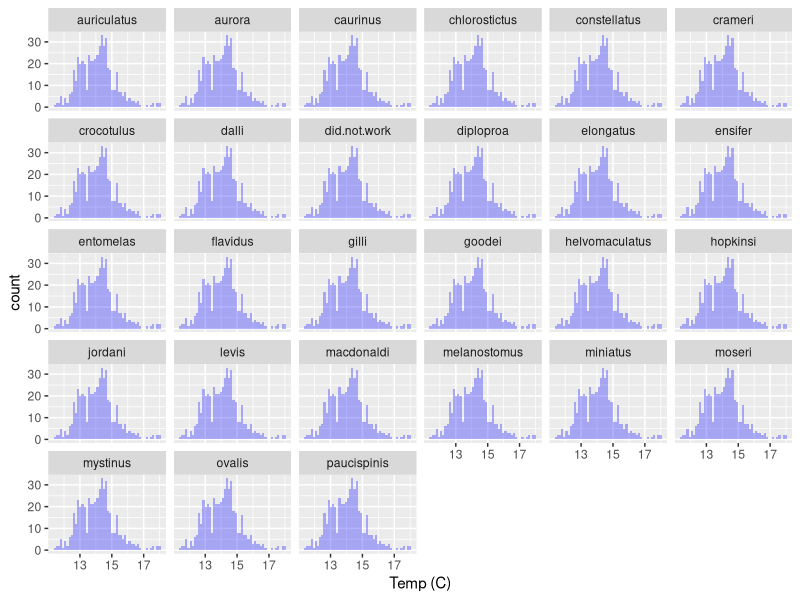
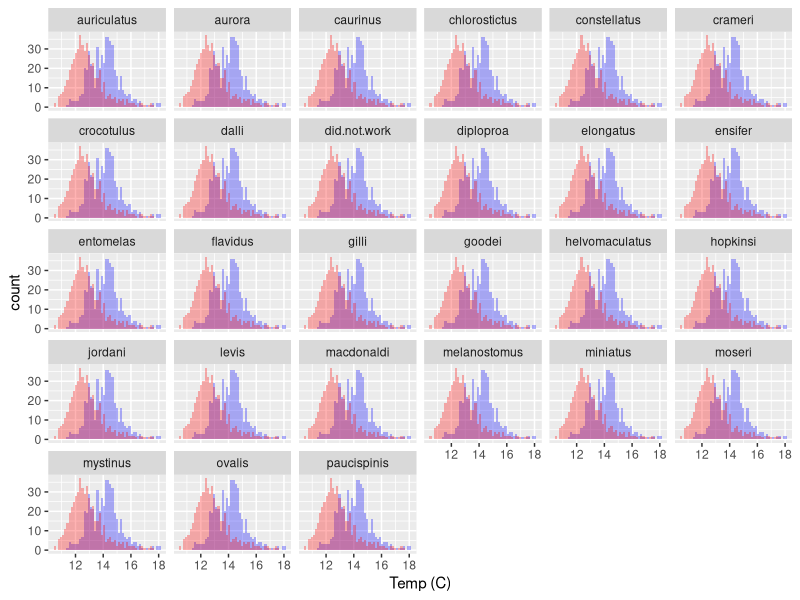
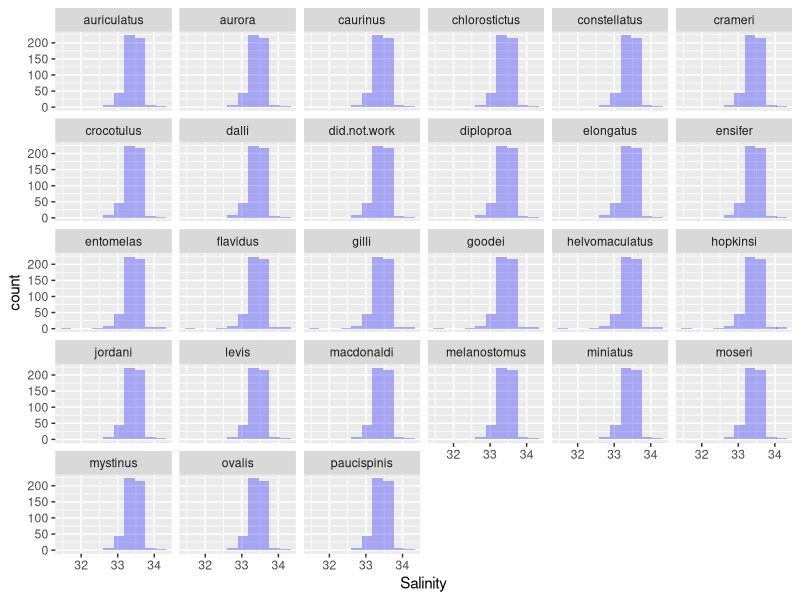

The R source for these figures, in order:
## ---- chunk 1
knitr::opts_chunk$set(
  echo=FALSE
)
## ---- chunk 2
library(dplyr)
help(package = dplyr)
library(ggplot2)
library(tidyr)
## ---- chunk 3
rockfish_larval_data <- read.csv("../data/rsos170639_si_001.csv")
## ---- chunk 4
rockfish_data_reduced <- select(rockfish_larval_data, year, line, station, station.depth, temp_surf, sal_surf, oxygen_surf, temp_100m, sal_100m, oxygen_100m, auriculatus, aurora,	caurinus,	chlorostictus,	constellatus,crameri,	crocotulus,	dalli,	did.not.work,	diploproa,	elongatus,	ensifer,	entomelas,	flavidus,	gilli,	goodei, helvomaculatus,	hopkinsi,	jordani,	levis,	macdonaldi,	melanostomus,	miniatus,	moseri,	mystinus,	ovalis,	paucispinis)
## ---- chunk 5
rockfish_data_added_genus <- rockfish_data_reduced %>%
  gather('auriculatus', 'aurora',	'caurinus',	'chlorostictus',	'constellatus', 'crameri',	'crocotulus',	'dalli',	'did.not.work',	'diploproa',	'elongatus',	'ensifer',	'entomelas',	'flavidus',	'gilli',	'goodei', 'helvomaculatus',	'hopkinsi',	'jordani',	'levis',	'macdonaldi',	'melanostomus',	'miniatus',	'moseri',	'mystinus',	'ovalis',	'paucispinis', key = "genus", value = "counts")
## ---- chunk 6
knitr::kable(
  rockfish_data_added_genus[1:5, ], 
  caption = "Rockfish Data Table"
)
## ---- chunk 7
ggplot(rockfish_data_added_genus, aes(x=temp_surf)) +
   geom_histogram(fill="blue", alpha = 0.3, bins = 50) +
   labs(x = "Temp (C)") +
   facet_wrap(~genus) 
  
## ---- chunk 8
ggplot(rockfish_data_added_genus, aes(x=temp_surf)) +
   geom_histogram(fill="blue", alpha = 0.3, bins = 50) +
   labs(x = "Temp (C)") +
   facet_wrap(~genus) +
  geom_histogram(aes(x=temp_100m), fill="red", alpha = 0.3, bins = 50)
## ---- chunk 9
ggplot(rockfish_data_added_genus, aes(x=sal_surf)) +
   geom_histogram(fill="blue", alpha = 0.3, bins = 10) +
   labs(x = "Salinity") +
   facet_wrap(~genus)
